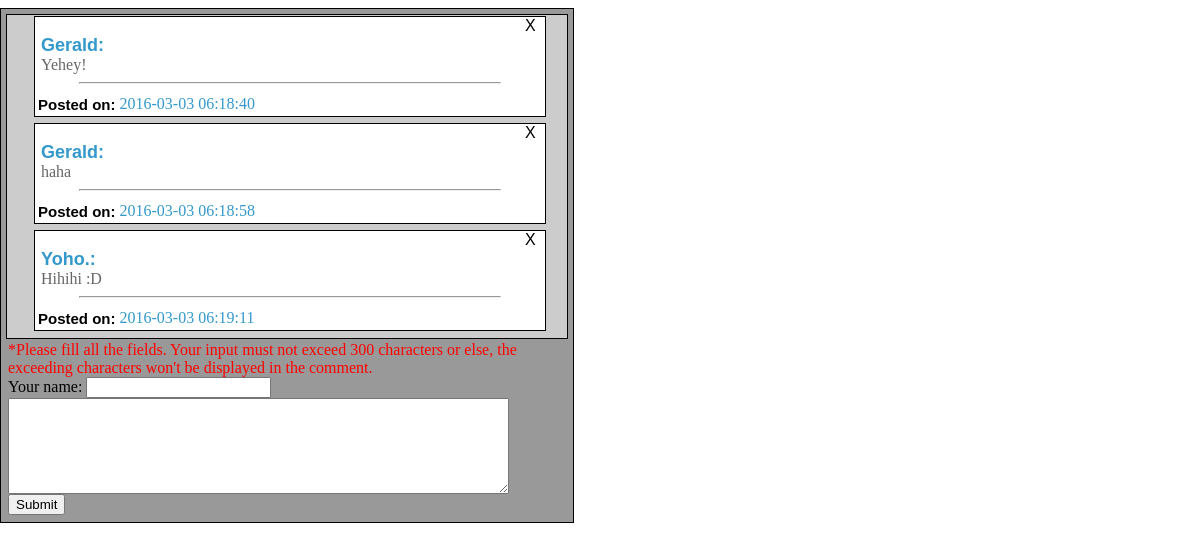
Screenshot of /tutorialsgt.com/commentbox/iframe.php with the database file from the repository.
### tables this page shows
CREATE TABLE IF NOT EXISTS `comments` (
  `id` int(11) NOT NULL AUTO_INCREMENT,
  `name` varchar(300) NOT NULL,
  `comment` varchar(300) NOT NULL,
  `post_time` timestamp NOT NULL,
  PRIMARY KEY (`id`)
);

### tutorialsgt.com/commentbox/div.inc.php (the view, shortened to what this page needs)
<!DOCTYPE html PUBLIC "-//W3C//DTD XHTML 1.0 Transitional//EN"
"http://www.w3.org/TR/xhtml1/DTD/xhtml1-transitional.dtd">
<html>
<head>
	<link rel="stylesheet" type="text/css" href="../css/styleSheet.css" />
</head>
<body>
<div id="commentCont">
	<div id="del">
	<?php
		echo "<a href=iframe.php?action=del&id=".$id.">X</a>";
	?>
	</div>
<?php
echo '<span id="name">'.$disp_name.':</span><br /><span id="commentText">'.$disp_comment.'</span>';
?>
	<div id="when">
<hr id="hr">
		<table>
			<tr>
			<td id="posted">
			Posted on:
			</td>
			<td id="date">
			<?php require 'when.php'; ?>
			</td>
			</tr>
		</table>
	</div>
</div>
<div id="space"></div>
</body>
</html>

### tutorialsgt.com/commentbox/getcomments.php (shortened to what this page needs)
<?php
	if(@$_REQUEST['action']=="del"){
		$query = "DELETE FROM comments WHERE id=".($_REQUEST['id']);
		if(mysqli_query($conn, $query)) {
			header('Location: iframe.php#comments');
		}
	}
	else {
		$sql = "SELECT * FROM comments";
		$retval = mysqli_query($conn, $sql);
		$row = mysqli_fetch_array($retval, MYSQL_ASSOC);
		if($row != null) {
			do {
			$id = $row['id'];
			$disp_name = $row['name'];
			$disp_comment = $row['comment'];
			$disp_post_time = $row['post_time'];
			include 'div.inc.php';
			} while($row = mysqli_fetch_array($retval, MYSQL_ASSOC));
		}
		else {
			echo 'No comments yet.';
		}
	}
?>

### tutorialsgt.com/commentbox/when.php (shortened to what this page needs)
<!DOCTYPE html PUBLIC "-//W3C//DTD XHTML 1.0 Transitional//EN"
"http://www.w3.org/TR/xhtml1/DTD/xhtml1-transitional.dtd">
<html>
<head>
</head>
<body>
<?php
	echo $disp_post_time;
?>
</body>
</html>

### tutorialsgt.com/css/styleSheet.css (style rules this page uses)
body { background-image:url(../pic/back.jpg); background-size:100% 100%; background-attachment:fixed; }
#name { color:#3399cc; font-family:Arial; font-size:18px; font-weight:bold; position:relative; top:0px; left:6px; border:0px solid; width:400px; }
#commentText { color:#666666; position:relative; top:0px; left:6px; border:0px solid; width:400px; }
span { color:red; }
#commentCont { border:1px solid; background-color:white; width:510px; height:auto; min-height:45px; position:relative; bottom:0px; left:3px; text-align:left; }
#when { border:0px solid; background-color:white; width:auto; height:auto; }
#date { color:#3399cc; width:143px; border:0px solid; }
#posted { font-weight:bold; font-family:arial; font-size:15px; border:0px solid; }
#space { height:6px; }
#hr { width:420px; position:relative; }
#del { border:0px solid; font-family:arial; position:relative; top:0px; left:490px; width:18px; height:18px; }
#del a:link { text-decoration:none; color:black; }

### tutorialsgt.com/commentbox/iframe.php (style rules this page uses)
body { background:none; }

### rows the page displays
comments: name "Gerald", comment "Yehey!", post_time "2016-03-03 06:18:40"
comments: name "Gerald", comment "haha", post_time "2016-03-03 06:18:58"
comments: name "Yoho.", comment "Hihihi :D", post_time "2016-03-03 06:19:11"
